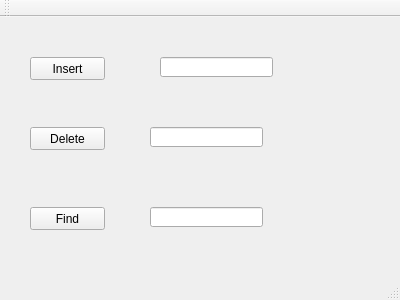
<?xml version="1.0" encoding="UTF-8"?>
<ui version="4.0">
 <class>MainWindow</class>
 <widget class="QMainWindow" name="MainWindow">
  <property name="geometry">
   <rect>
    <x>0</x>
    <y>0</y>
    <width>400</width>
    <height>300</height>
   </rect>
  </property>
  <property name="windowTitle">
   <string>MainWindow</string>
  </property>
  <widget class="QWidget" name="centralWidget">
   <widget class="QPushButton" name="Insert">
    <property name="geometry">
     <rect>
      <x>30</x>
      <y>40</y>
      <width>75</width>
      <height>23</height>
     </rect>
    </property>
    <property name="text">
     <string>Insert</string>
    </property>
   </widget>
   <widget class="QPushButton" name="Delete">
    <property name="geometry">
     <rect>
      <x>30</x>
      <y>110</y>
      <width>75</width>
      <height>23</height>
     </rect>
    </property>
    <property name="text">
     <string>Delete</string>
    </property>
   </widget>
   <widget class="QPushButton" name="Find">
    <property name="geometry">
     <rect>
      <x>30</x>
      <y>190</y>
      <width>75</width>
      <height>23</height>
     </rect>
    </property>
    <property name="text">
     <string>Find</string>
    </property>
   </widget>
   <widget class="QLineEdit" name="lineEdit">
    <property name="geometry">
     <rect>
      <x>160</x>
      <y>40</y>
      <width>113</width>
      <height>20</height>
     </rect>
    </property>
   </widget>
   <widget class="QLineEdit" name="lineEdit_2">
    <property name="geometry">
     <rect>
      <x>150</x>
      <y>110</y>
      <width>113</width>
      <height>20</height>
     </rect>
    </property>
   </widget>
   <widget class="QLineEdit" name="lineEdit_3">
    <property name="geometry">
     <rect>
      <x>150</x>
      <y>190</y>
      <width>113</width>
      <height>20</height>
     </rect>
    </property>
   </widget>
  </widget>
  <widget class="QMenuBar" name="menuBar">
   <property name="geometry">
    <rect>
     <x>0</x>
     <y>0</y>
     <width>400</width>
     <height>21</height>
    </rect>
   </property>
  </widget>
  <widget class="QToolBar" name="mainToolBar">
   <attribute name="toolBarArea">
    <enum>TopToolBarArea</enum>
   </attribute>
   <attribute name="toolBarBreak">
    <bool>false</bool>
   </attribute>
  </widget>
  <widget class="QStatusBar" name="statusBar"/>
 </widget>
 <layoutdefault spacing="6" margin="11"/>
 <resources/>
 <connections/>
</ui>
